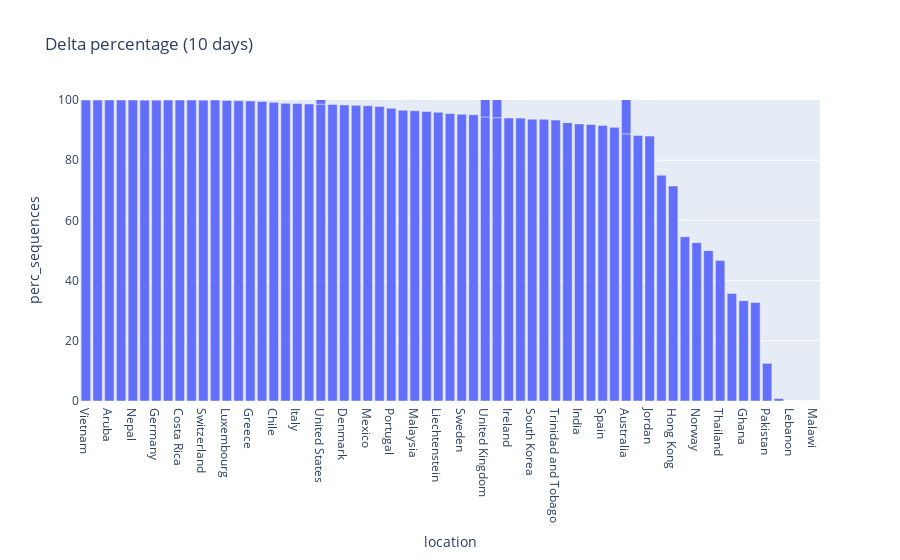

Notebook cell for this chart:
### Code cell
fig = px.bar(perc_del_max, x="location", y="perc_sequences",title="Delta percentage (10 days)")
fig.update_layout(yaxis_range=[0,100])
fig.show()

### Figure 1 — Plotly figure (JSON) as saved in the notebook; plotly's stock layout.template omitted (floating-point values rounded to 4 significant figures)
{"data": [{"alignmentgroup": "True", "hovertemplate": "location=%{x}<br>perc_sequences=%{y}<extra></extra>", "legendgroup": "", "marker": {"color": "#636efa", "pattern": {"shape": ""}}, "name": "", "offsetgroup": "", "orientation": "v", "showlegend": false, "textposition": "auto", "type": "bar", "x": ["Vietnam", "Sint Maarten (Dutch part)", "Aruba", "Malta", "Nepal", "Poland", "Germany", "Brunei", "Costa Rica", "Bosnia and Herzegovina", "Switzerland", "Ukraine", "Luxembourg", "Turkey", "Greece", "New Zealand", "Chile", "Sri Lanka", "Italy", "Lithuania", "United States", "Germany", "Czechia", "Denmark", "Cambodia", "Mexico", "Slovakia", "Portugal", "Poland", "Canada", "Malaysia", "France", "Switzerland", "Liechtenstein", "Singapore", "Sweden", "Indonesia", "United Kingdom", "Belgium", "Ireland", "Austria", "South Korea", "Israel", "Trinidad and Tobago", "Netherlands", "India", "Japan", "Spain", "Belgium", "Montenegro", "Australia", "Bangladesh", "Jordan", "United States", "Argentina", "Hong Kong", "United Kingdom", "Senegal", "Norway", "Russia", "Thailand", "Brazil", "Ghana", "Botswana", "Australia", "Pakistan", "South Africa", "Lebanon", "Netherlands", "Mozambique", "Malawi", "Russia"], "xaxis": "x", "y": [100, 100, 100, 100, 100, 100, 100, 100, 100, 100, 100, 100, 99.85, 99.75, 99.67, 99.53, 99.25, 98.91, 98.84, 98.67, 98.63, 98.51, 98.5, 98.38, 98.26, 98.1, 97.87, 97.24, 97.18, 96.61, 96.43, 96.21, 96.01, 95.92, 95.48, 95.25, 95.12, 94.39, 94.12, 94.03, 93.98, 93.64, 93.59, 93.33, 92.52, 92.04, 91.89, 91.52, 91.24, 90.91, 88.75, 88.24, 88, 79.82, 75, 71.43, 62.79, 54.55, 52.59, 50, 46.67, 35.71, 33.33, 32.74, 22.41, 12.5, 0.81, 0, 0, 0, 0, 0], "yaxis": "y"}], "layout": {"barmode": "relative", "legend": {"tracegroupgap": 0}, "title": {"text": "Delta percentage (10 days)"}, "xaxis": {"anchor": "y", "domain": [0, 1], "title": {"text": "location"}}, "yaxis": {"anchor": "x", "domain": [0, 1], "range": [0, 100], "title": {"text": "perc_sequences"}}}}
